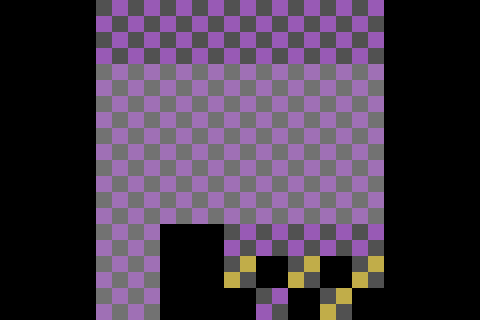

Below is a game level as drawn by its tile map, then a one-line description and the .tmx that defines it (tile-layer data replaced by summaries):
An orthogonal 15x10 tile map with 32x32 px tiles, 1 tile layer (Tile Layer 1) and 5 objects.

<map version="1.2" tiledversion="1.3.1" orientation="orthogonal" renderorder="left-down" compressionlevel="-1" width="15" height="10" tilewidth="32" tileheight="32" infinite="0" nextlayerid="3" nextobjectid="8">
 <tileset firstgid="1" source="dev_tiles1.tsx" />
 <layer id="1" name="Tile Layer 1" width="15" height="10">
  <properties>
   <property name="unity:sortingLayerName" value="Ground" />
  </properties>
  <data>[150 cells, 79 non-empty, 3 distinct tile ids]</data>
 </layer>
 <objectgroup id="2" name="Object Layer 1">
  <object id="1" x="96" y="0" width="288" height="48" />
  <object id="3" x="64" y="0" width="32" height="320" />
  <object id="4" x="160" y="224" width="224" height="96" />
  <object id="5" x="384" y="0" width="32" height="320" />
  <object id="6" x="64" y="320" width="128" height="32" />
 </objectgroup>
</map>